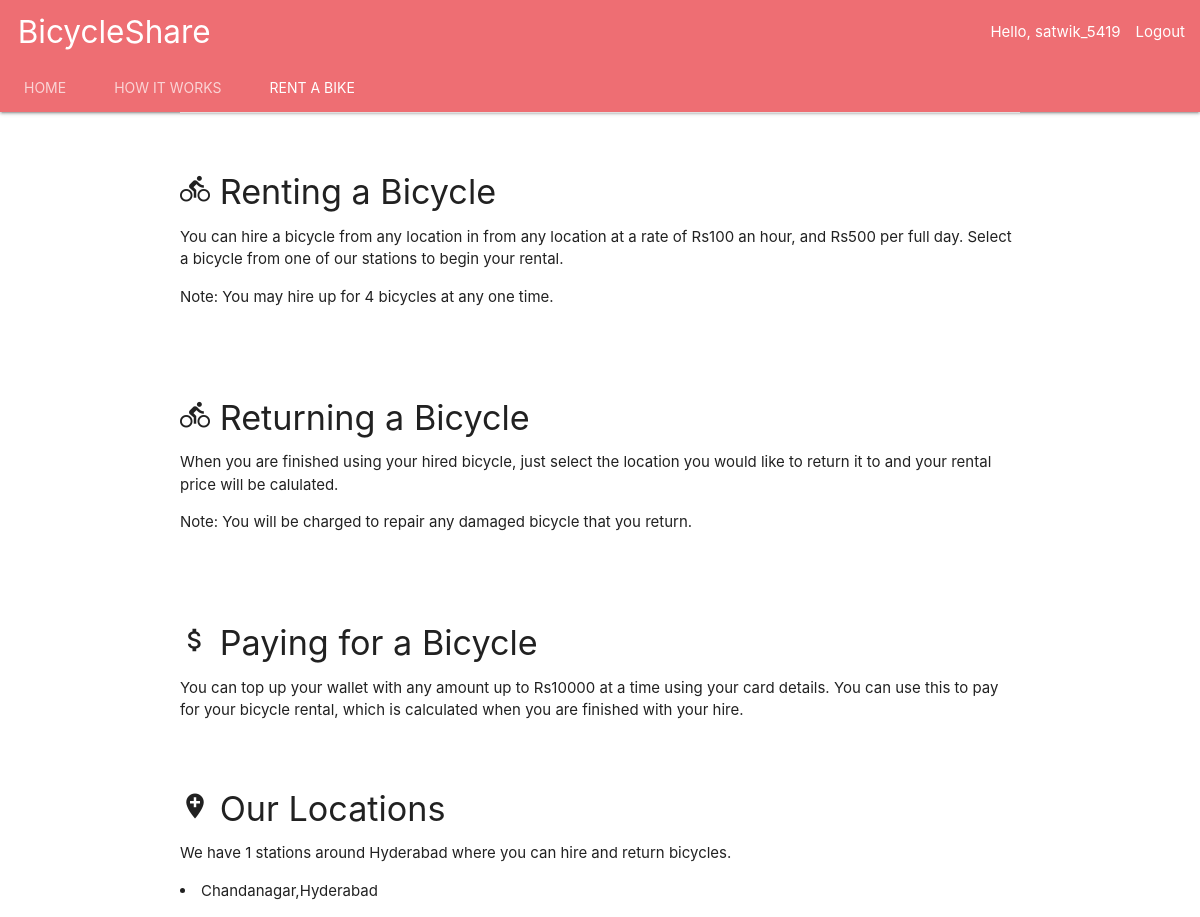
/howitworks/ (signed in), run on the app's committed database.
### account/models.py (models this page shows, shortened)
class Account(AbstractBaseUser):
    username = models.CharField(max_length=30, unique=True)
    email = models.EmailField(verbose_name='email', max_length=60, unique=True)
    date_joined = models.DateTimeField(verbose_name='date joined', auto_now_add=True)
    last_login = models.DateTimeField(verbose_name='last login', auto_now=True)
    role = models.CharField(max_length=10, choices=ROLE_CHOICES, default='Customer')
    is_admin = models.BooleanField(default=False)
    is_active = models.BooleanField(default=True)
    is_staff = models.BooleanField(default=False)
    is_superuser = models.BooleanField(default=False)
    hires_in_progress = models.IntegerField(default=0)
    wallet_balance = models.FloatField(default=0.00)
    amount_owed = models.FloatField(default=0.00)
    USERNAME_FIELD = 'username'
    REQUIRED_FIELDS = ['email']
    objects = MyAccountManager()

### BikeShare/models.py (models this page shows, shortened)
class Station(models.Model):
    station_name = models.CharField(max_length=100, default="")
    station_latitude = models.FloatField(null=True)
    station_longitude = models.FloatField(null=True)
    def __str__(self):
        return self.station_name

### BikeShare/views.py (the view)
# urls.py: path('howitworks/', views.how_it_works, name='howitworks'),
def how_it_works(request):
    locations = Station.objects.all()
    return render(request, 'how_it_works.html', context={'locations':locations})

### BikeShare/templates/how_it_works.html (shortened to what this page needs)
{% extends 'base.html' %}
{% block content %}
    <div class="divider"></div>
  <div class="section">
    <br>
    <h4><i class="material-icons" style="font-size: 30px">directions_bike</i> Renting a Bicycle</h4>
    <p>You can hire a bicycle from any location in from any location at a rate of Rs100 an hour, and Rs500 per full day.
        Select a bicycle from one of our stations to begin your rental.</p><p>
    Note: You may hire up for 4 bicycles at any one time.</p>
    <br>
</div>
      <div class="section">
    <h4><i class="material-icons" style="font-size: 30px">directions_bike</i> Returning a Bicycle</h4>
    <p>When you are finished using your hired bicycle, just select the location you would like to return it to and your rental price will be calulated.</p>
    <p>Note: You will be charged to repair any damaged bicycle that you return. </p>
    <br>
      </div>
    <div class="section">
    <h4><i class="material-icons" style="font-size: 30px">attach_money</i> Paying for a Bicycle</h4>
    <p>You can top up your wallet with any amount up to Rs10000 at a time using your card details.
    You can use this to pay for your bicycle rental, which is calculated when you are finished with your hire. </p>
</div>
    <div class="section">
    <h4><i class="material-icons" style="font-size: 30px">add_location</i> Our Locations</h4>
    <p>We have {{ locations.count }} stations around Hyderabad where you can hire and return bicycles. </p>
    {% for location in locations %}
        <li>{{ location }}</li>
    {% endfor %}
</div>
{% endblock %}

### BikeShare/templates/navbar.html (shortened to what this page needs)
{% block content %}
<body>
 <nav class="nav-extended">
    <div class="nav-wrapper">
      <a href="#" class="brand-logo"> &nbsp; BicycleShare</a>
      <ul id="nav-mobile" class="right hide-on-med-and-down">
          <li>
              {% if request.user.is_authenticated  %}
                  <li class="tab">Hello, {{ request.user.username }}  </li><li> <a href="{% url 'bikeshare:logout' %}">Logout</a></a></li>
            {% else %}
                  <li>   <a href="{% url 'bikeshare:login' %}">Login </li></a><li> <a href="{% url 'bikeshare:signup' %}"> Register</a></li>
        {% endif %}
          </li>
      </ul>
    </div>
    <div class="nav-content">
      <ul class="tabs tabs-transparent">
        <li class="tab"><a href="{% url 'bikeshare:bikeshare-main' %}">Home</a></li>
          <li class="tab"><a href="{% url 'bikeshare:howitworks' %}">How it Works</a></li>
          {% if request.user.is_superuser %}
        <li class="tab"><a class="active" href="{% url 'bikeshare:bikeshare-customer' %}">Rent A Bike</a></li>
          <li class="tab"><a class="active" href="{% url 'bikeshare:bikeshare-operator' %}">Operator's Page</a></li>
         <li class="tab"><a class="active" href="{% url 'bikeshare:bikeshare-manager' %}">Manager's Page</a></li>
        {% elif request.user.role == 'Customer' %}
        <li class="tab"><a class="active" href="{% url 'bikeshare:bikeshare-customer' %}">Rent A Bike</a></li>
          {% elif request.user.role == 'Operator' %}
          <li class="tab"><a class="active" href="{% url 'bikeshare:bikeshare-operator' %}">Operator's Page</a></li>
         {% elif request.user.role == 'Manager' %}
         <li class="tab"><a class="active" href="{% url 'bikeshare:bikeshare-manager' %}">Manager's Page</a></li>
        {% endif %}
      </ul>
    </div>
  </nav>
{% endblock %}

### data on the page
Account: user.username "satwik_5419"
Station: station_name "Chandanagar,Hyderabad"

### other printed values
{{ locations.count }} "1"
